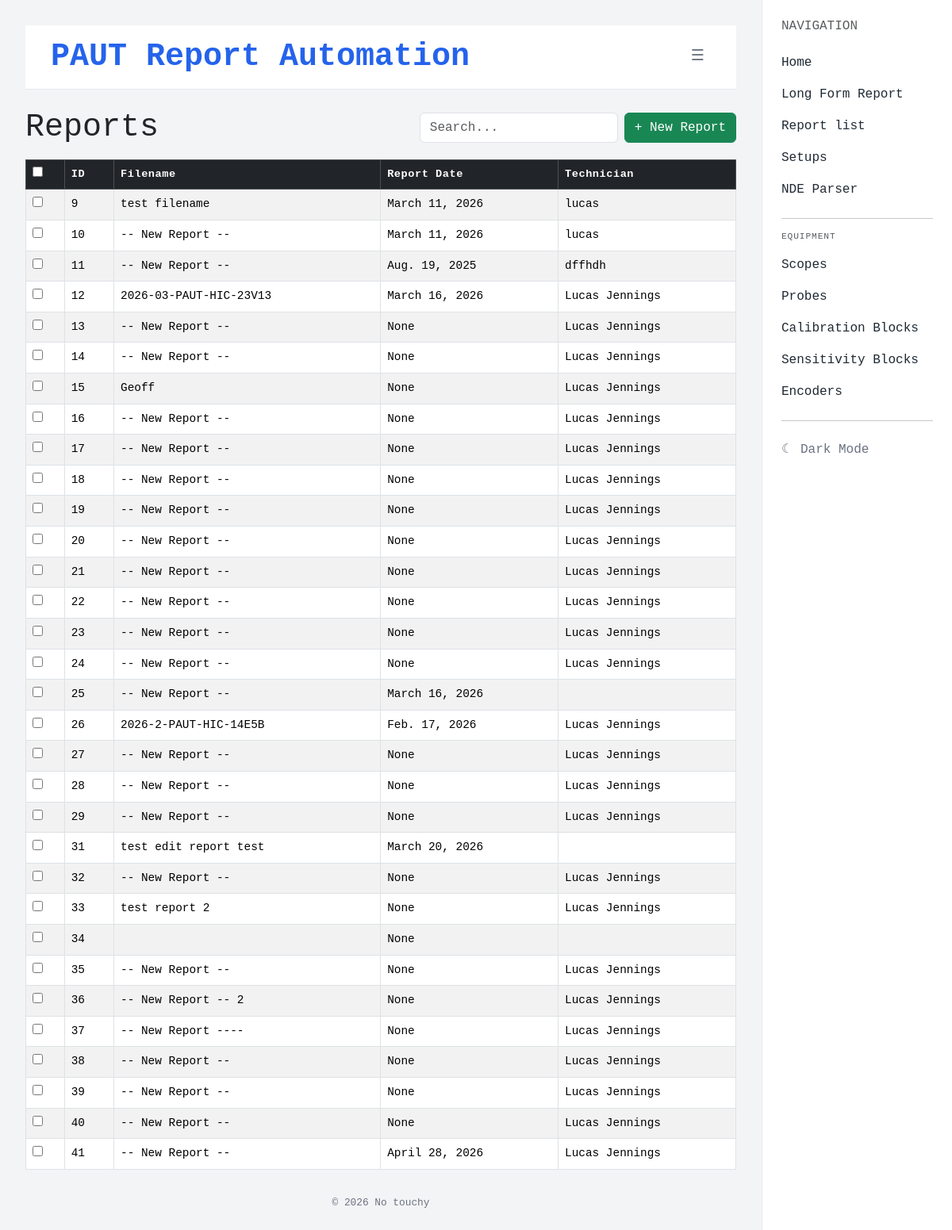
The page /reports/ on the database its author committed.
### reports/models.py (models this page shows, shortened)
class Report(models.Model):
    document_filename = models.CharField(max_length=200, blank=True)
    document_title = models.TextField(blank=True)
    client = models.CharField(max_length=200, blank=True)
    location = models.CharField(max_length=200, blank=True)
    work_order = models.CharField(max_length=100, blank=True)
    project_number = models.CharField(max_length=100, blank=True)
    report_date = models.DateField(blank=True, null=True)
    test_date = models.DateField(blank=True, null=True)
    project_type = models.CharField(max_length=200, blank=True)
    procedure = models.CharField(max_length=200, blank=True)
    technician_name = models.CharField(max_length=200, blank=True)
    certification = models.CharField(max_length=200, blank=True)
    assistant_name = models.CharField(max_length=200, blank=True)
    assistant_certification = models.CharField(max_length=200, blank=True)
    examination_scope = models.TextField(blank=True)
    executive_summary = models.TextField(blank=True)
    equipment_id = models.CharField(max_length=200, blank=True)
    equipment_overview = models.TextField(blank=True)
    work_scope = models.TextField(blank=True)
    x_axis_reference = models.CharField(max_length=200, blank=True)
    y_axis_reference = models.CharField(max_length=200, blank=True)
    ut_method = models.CharField(max_length=200, blank=True)

### reports/views/reports.py (the view, shortened to what this page needs)
# urls.py: path('reports/', views.report_list, name='report-list'),
def report_list(request):
    reports = Report.objects.all()
    return render(request, 'reports/report_list.html', {'reports': reports})

### reports/templates/reports/report_list.html (shortened to what this page needs)
{% extends "reports/base.html" %}
{% block content %}
{% if reports %}
<form method="post">
<div class="d-flex align-items-center gap-3 mb-3">
    <h1 class="page-title mb-0">Reports</h1>
    <div class="d-flex align-items-center gap-2 ms-auto">
        <input type="text" id="keyword-search" class="form-control" placeholder="Search..." style="width: 250px;">
        <a href="{% url 'new-report' %}" class="btn btn-success">+ New Report</a>
    </div>
</div>
    <div class="table-responsive">
        <table class="table table-bordered table-striped table-hover align-middle setup-table">
            <thead class="table-dark">
                <tr>
                    <th><input type="checkbox" id="select-all"></th>
                    <th class="sortable" data-col="0">ID </th>
                    <th class="sortable" data-col="1">Filename </th>
                    <th class="sortable" data-col="2">Report Date </th>
                    <th class="sortable" data-col="3">Technician </th>
                </tr>
            </thead>
            <tbody>
                {% for report in reports %}
                <tr class="setup-row">
                    <td><input type="checkbox" name="selected_reports" value="{{ report.pk }}" class="row-check"></td>
                    <td>{{ report.pk }}</td>
                    <td>{{ report.document_filename }}</td>
                    <td>{{ report.report_date }}</td>
                    <td>{{ report.technician_name }}</td>
                </tr>
                {% endfor %}
            </tbody>
        </table>
    </div>
</form>
{% else %}
<div class="d-flex align-items-center gap-3 mb-3">
    <h1 class="page-title mb-0">Reports</h1>
    <a href="{% url 'new-report' %}" class="btn btn-success">+ New Report</a>
</div>
<p>No reports found. <a href="{% url 'create-report' %}">Create one.</a></p>
{% endif %}
{% endblock %}

### reports/static/reports/css/base_styles.css (style rules this page uses)
body { font-family: 'Vulf', monospace; background: #f3f4f6; }

### reports/templates/reports/report_list.html (style rules this page uses)
.setup-table thead th { white-space: nowrap; font-size: 0.85rem; letter-spacing: 0.04em; }
.setup-table tbody td { font-size: 0.9rem; }
.sortable { cursor: pointer; user-select: none; }

### rows shown on the page
Report: pk "9", document_filename "test filename", report_date "March 11, 2026", technician_name "lucas"
Report: pk "10", document_filename "-- New Report --", report_date "March 11, 2026", technician_name "lucas"
Report: pk "11", document_filename "-- New Report --", report_date "Aug. 19, 2025", technician_name "dffhdh"
Report: pk "12", document_filename "2026-03-PAUT-HIC-23V13", report_date "March 16, 2026", technician_name "Lucas Jennings"
Report: pk "13", document_filename "-- New Report --", report_date "None", technician_name "Lucas Jennings"
Report: pk "14", document_filename "-- New Report --", report_date "None", technician_name "Lucas Jennings"
Report: pk "15", document_filename "Geoff", report_date "None", technician_name "Lucas Jennings"
Report: pk "16", document_filename "-- New Report --", report_date "None", technician_name "Lucas Jennings"
Report: pk "17", document_filename "-- New Report --", report_date "None", technician_name "Lucas Jennings"
Report: pk "18", document_filename "-- New Report --", report_date "None", technician_name "Lucas Jennings"
Report: pk "19", document_filename "-- New Report --", report_date "None", technician_name "Lucas Jennings"
Report: pk "20", document_filename "-- New Report --", report_date "None", technician_name "Lucas Jennings"
Report: pk "21", document_filename "-- New Report --", report_date "None", technician_name "Lucas Jennings"
Report: pk "22", document_filename "-- New Report --", report_date "None", technician_name "Lucas Jennings"
Report: pk "23", document_filename "-- New Report --", report_date "None", technician_name "Lucas Jennings"
Report: pk "24", document_filename "-- New Report --", report_date "None", technician_name "Lucas Jennings"
Report: pk "25", document_filename "-- New Report --", report_date "March 16, 2026"
Report: pk "26", document_filename "2026-2-PAUT-HIC-14E5B", report_date "Feb. 17, 2026", technician_name "Lucas Jennings"
Report: pk "27", document_filename "-- New Report --", report_date "None", technician_name "Lucas Jennings"
Report: pk "28", document_filename "-- New Report --", report_date "None", technician_name "Lucas Jennings"
Report: pk "29", document_filename "-- New Report --", report_date "None", technician_name "Lucas Jennings"
Report: pk "31", document_filename "test edit report test", report_date "March 20, 2026"
Report: pk "32", document_filename "-- New Report --", report_date "None", technician_name "Lucas Jennings"
Report: pk "33", document_filename "test report 2", report_date "None", technician_name "Lucas Jennings"
Report: pk "34", report_date "None"
Report: pk "35", document_filename "-- New Report --", report_date "None", technician_name "Lucas Jennings"
Report: pk "36", document_filename "-- New Report -- 2", report_date "None", technician_name "Lucas Jennings"
Report: pk "37", document_filename "-- New Report ----", report_date "None", technician_name "Lucas Jennings"
Report: pk "38", document_filename "-- New Report --", report_date "None", technician_name "Lucas Jennings"
Report: pk "39", document_filename "-- New Report --", report_date "None", technician_name "Lucas Jennings"
Report: pk "40", document_filename "-- New Report --", report_date "None", technician_name "Lucas Jennings"
Report: pk "41", document_filename "-- New Report --", report_date "April 28, 2026", technician_name "Lucas Jennings"
